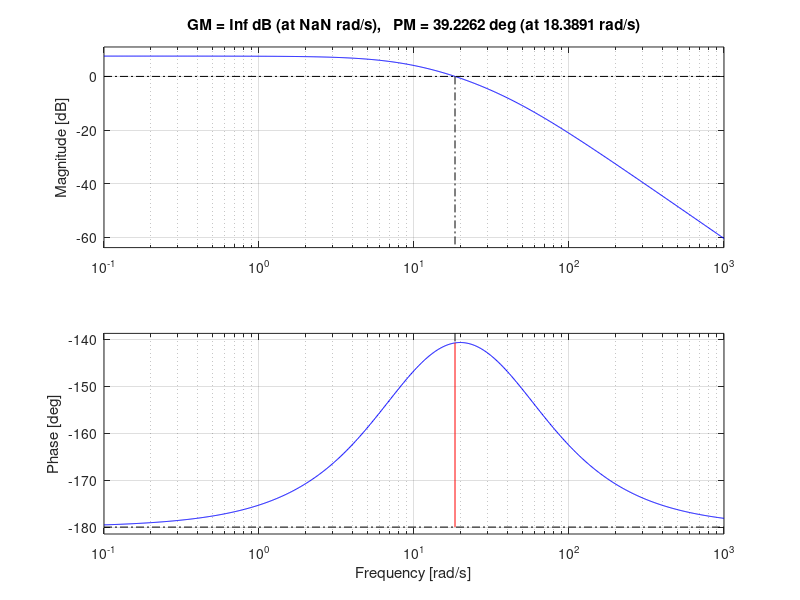

The MATLAB script that drew this image: (Note: this script raises an error after producing the figure.)
% clear all; close all;
% controller_on_off=1;
% datos del sistema, joint 1
clear all;close all;
controller_on_off=1;
m1 =0.01835; %0.0198; 
g=9.81;
T=725.926e-3;

tau_1=1;
aw1= 5.71e4; %sacado del grafico con link 1 bien armado
j1= 2*pi*1/(aw1);   %obtenemos el momento de inercia con respecto al punto de pivote
L1=0.1035;
l1 = j1/(m1*g*((T/(2*pi))^2));
%cosntantes generales
b1=1e-6;
b2=0.001e-3; %%1*1e-6;

% datos del sistema, joint 2
m2 = 0.00575; %3.19e-3;
% experimento d, sacamos la distancia al centro de masa del joint 2
l2=(2e-3)/(m2*9.81*sin(0.6592)); 
% experimento c, sacamos el periodo del pendulo obtenemos inercia de 2
j2=((T/(2*pi))^2)*m2*g*l2;

%linearizacion del modelo

J1= j1;
J2 = j2;% + m2*l2^2;
J0= J1 + m2*L1^2;

m2l2 = m2*l2;       %producto utilizado varias veces

denom = (J0*J2-(m2l2*L1)^2);

a31=0;
a32= (g*m2l2^2*L1)/denom;
a33= (-b1*J2)/denom;
a34= (-b2*m2l2*L1)/denom;

a41=0;
a42= (g*m2l2*J0)/denom;
a43= (-b1*m2l2*L1)/denom;
a44=(-b2*J0)/denom;

b31=J2/denom;
b41=m2l2*L1/denom;
b32=m2l2*L1/denom;
b42=J0/denom;

A = [ 0 0 1 0;
    0 0 0 1;
    a31 a32 a33 a34;
    a41 a42 a43 a44];


% B=[0 0;
%    0 0;
%    b31 b32;
%    b41 b42];
B1=[0; 0 ; b31 ; b41]/1000;

C= [ 1 0 0 0];


rank(ctrb(A,B1)); %cheque controlabilidad del sistema
rank(obsv(A,C)); %chequeo observavilidad del sistema

%% Control LQR y LQI
sys=ss(A,B1,C,0); 
Q=diag([1 8 1 8 0.05]); %para lqi
%%Q2=diag([1 10 1 10]); esta es para lqr
R=1;
[K,S,E]=lqi(sys,Q,R);
%%K1=lqr(sys,Q2,R);
Kp=K(1:4);
ki=K(5);

%discretizacion
Ts=1e-3;
sysD =c2d(sys,Ts,'zoh');
Ad=sysD.A;
Bd=sysD.B;
Cd=sysD.C;
Qd=diag([1 8 1 8 0.05]);
Rd=2;
[Kd,Sd,Ed]= lqi(sysD,Qd,Rd);
Kpd=Kd(1:4);
Kid=Kd(5);


Aclp = (A-B1*Kp);
nsys=ss(Aclp,B1,C,0);

%% observador de orden reducido
Aw= A;
Bw = B1;
Aaa=Aw(1:2,1:2);
Aab=Aw(1:2,3:4);
Aba=Aw(3:4,1:2);
Abb=Aw(3:4,3:4);

Ba=Bw(1:2);
Bb=Bw(3:4);

%para la L del observador reducido
Ao=Abb;
Co=Aab;

Lobs = place(Ao',Co',10*[E(1) E(1)]);
Ke= Lobs';
E3=eig(Ao-Ke*Co);

% Matrices equivalentes para simulink 

A_h = Abb-Ke*Aab;
B_h = A_h*Ke + Aba - Ke*Aaa;
F_h = Bb - Ke*Ba;
C_h = [0 0; 0 0; 1 0; 0 1];
D_h = [1 0; 0 1; Ke];

%% Loop shaping

%primer controlador para el sistema cascada
s = tf('s');
[num,dem]= ss2tf(A,B1,[0 1 0 0],0);
P1 = minreal(zpk(tf(num,dem)),0.01);
Cbeta = ((s+9.45)/(1+(s/42)));%*ksys;
tuvi =((s+9.45)/(1+(s/62)))*P1;
ksys = 1/db2mag(-12.3);
Lsec = P1*Cbeta*ksys;
figure();
margin(P1*Cbeta*ksys) %cheque MP y PH del sistema a lazo abierto
figure()
nyqlog(P1*Cbeta*ksys)

%%  se realiza la interconexion del sistema realimentando solo beta
Csec = Cbeta*ksys;
Cbeta = - minreal(Cbeta*ksys,0.01);
Cbeta = ss(Cbeta);

Cbeta.u = 'beta';
Cbeta.y = 'ut';
Gss= ss(A,B1,[1 0 0 0; 0 1 0 0],[0;0]);
Gss.u = 'u';
Gss.y = 'y';
Sum = sumblk('u = ut + up');
Sys = ss([],[],[],[1 0]);
Sys.u = 'y';
Sys.y = 'alpha';
Sys2 = ss([],[],[],[0 1]);
Sys2.u = 'y';
Sys2.y = 'beta';

Gb = connect(Gss,Cbeta,Sum,Sys,Sys2,'up','alpha');
Gb = zpk(Gb);

Calpha1 = ((s^2 + 52.59*s + 1239)*(s+9.449)/(6.925*(s+62)*(s+8.667)*(s+8.644)))/s;
Calpha2 = -((s+0.2)^2/(1+s/42));

Calpha = minreal(Calpha1*Calpha2,0.01);
Cprim = Calpha;
Kprim=1/db2mag(0);
PK=minreal(Calpha*Gb*Kprim,0.01);
figure()
margin(PK)
figure()
nyqlog(PK)
eig(1/(1-PK))


% Discretizacion del Loop Shaping

Ts = 1e-3;
CsecD = c2d(Csec,Ts,'zoh');
CprimD = c2d(Cprim,Ts,'zoh');




%figure();
%margin(Gb*Calpha)
